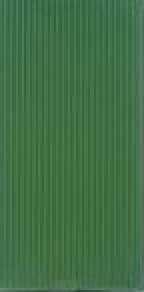
#> input picture lcc/LCC5.jpeg, 72 x 146 px (shown 2 times larger)
$ python mask.py
#> lines starting #> are read from the running program, lines starting #| are printed output that depends on the picture; after the words box and inside, x2 and y2 are one past the last pixel; in counts of white or black regions, pixels touching at a corner belong together
import cv2

import matplotlib.pyplot as plt
from matplotlib.colors import hsv_to_rgb

import numpy as np

image = cv2.imread('./LCC5.jpeg')
#> image is the input picture: shape (146, 72, 3); mean B, G, R 70.7, 111.7, 65.9
image = cv2.cvtColor(image, cv2.COLOR_BGR2RGB)
hsv_image = cv2.cvtColor(image, cv2.COLOR_RGB2HSV)
#> hsv_image: shape (146, 72, 3); mean H, S, V 63.2, 105, 111.7

print(hsv_image.shape)
#| (146, 72, 3)

plt.imshow(image)
plt.show()

# masking range in hsv
lower_bound = (20, 60, 35)
upper_bound = (100, 255, 255)

# show image from masking range
lower_square = np.full((10, 10, 3), lower_bound, dtype=np.uint8) / 255.0
upper_square = np.full((10, 10, 3), upper_bound, dtype=np.uint8) / 255.0

plt.imshow(hsv_to_rgb(lower_square))
plt.show()
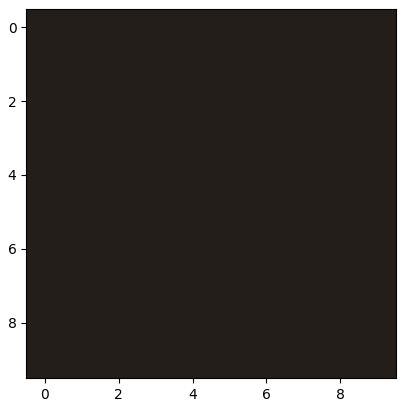
#> figure drawn by matplotlib, 1 panel

plt.imshow(hsv_to_rgb(upper_square))
plt.show()
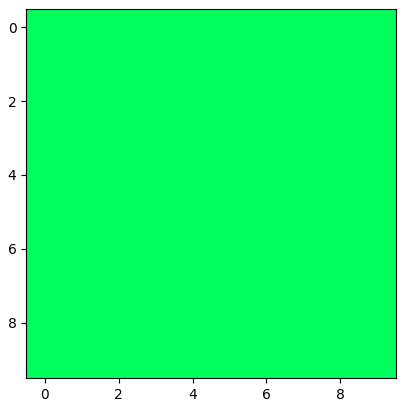
#> figure drawn by matplotlib, 1 panel

mask = cv2.inRange(hsv_image, lower_bound, upper_bound)
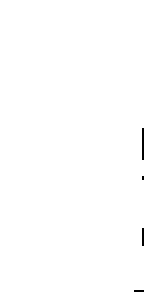
#> mask: shape (146, 72) (shown 2 times larger); 99.7% white; black in thin lines or dots, all inside (x1, y1, x2, y2) = (67, 64, 72, 146)
result = cv2.bitwise_and(image, image, mask=mask)

plt.imshow(result)
plt.show()

$ run again, with lcc/LCC2.jpeg copied over lcc/LCC5.jpeg
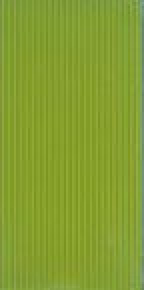
#> input picture lcc/LCC2.jpeg, 72 x 145 px (shown 2 times larger)
#> image is the input picture: shape (145, 72, 3); mean B, G, R 49, 158.6, 132.7
#> hsv_image: shape (145, 72, 3); mean H, S, V 37.2, 176.3, 158.6
#| (145, 72, 3)
#> `mask = cv2.inRange(hsv_image, lower_bound, upper_bound)`:
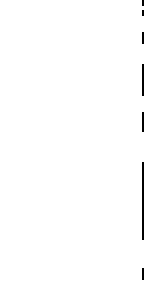
#> mask: shape (145, 72) (shown 2 times larger); 99.2% white; black in thin lines or dots, all inside (x1, y1, x2, y2) = (71, 0, 72, 140)
